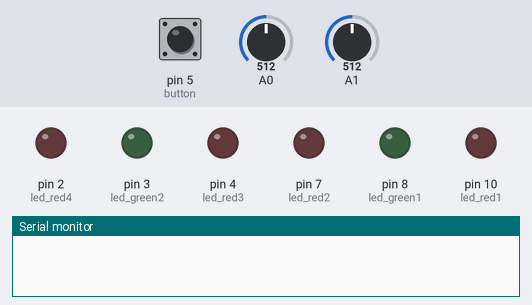
A sketch run on a simulated Arduino Uno, built with avr-gcc and run on an emulated ATmega328P. On the bench: output pins drawn as LEDs (lit = HIGH), the last lines printed to the serial monitor. Inputs (shaded band) come from the test bench; at power-on: pin 5 (button) LOW, A0 = 512, A1 = 512.

Above: at 2.6 s.
2.7 s: pin 5 (button) pulled HIGH for 2.15 s
At 4.3 s:
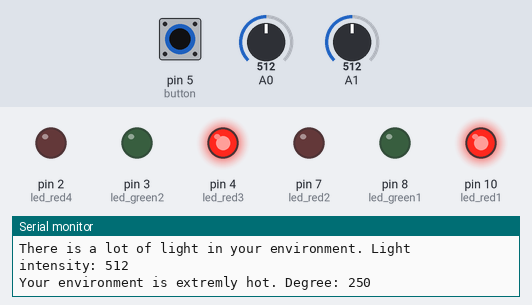
Timing chart, 0 to 7.0 s (numbered marks = the images above; inputs shaded):
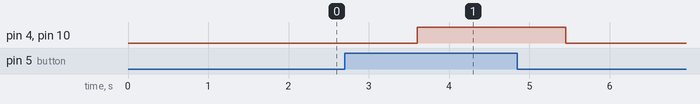

Measured:
- after the input at 2.7 s, pin 4 (led_red3), pin 10 (led_red1): LOW → HIGH after 0.90 s, → LOW 1.9 s later

The sketch:

arduinoproject.ino
```cpp
#include <math.h>
#define button 5
#define led_red1 10
#define led_green1 8
#define led_red2 7
#define led_red3 4
#define led_green2 3
#define led_red4 2


int button_situation = 0;

void setup() {
  Serial.begin(9600);
  pinMode(button, INPUT);
  pinMode(led_red1, OUTPUT);
  pinMode(led_green1, OUTPUT);
  pinMode(led_red2, OUTPUT);
  pinMode(led_red3, OUTPUT);
  pinMode(led_green2, OUTPUT);
  pinMode(led_red4, OUTPUT);
}


void loop() {

 button_situation = digitalRead(button);
 int temperature = analogRead(A0);
 temperature = temperature * 0.48828125;

  int light = analogRead(A1);


  if(button_situation == 1 and temperature >= 30 and light >= 400){
    digitalWrite(led_red1,HIGH);
    digitalWrite(led_green1,LOW);
    digitalWrite(led_red2,LOW);
    digitalWrite(led_red3,HIGH);
    digitalWrite(led_green2,LOW);
    digitalWrite(led_red4,LOW);
    Serial.print("There is a lot of light in your environment. Light intensity: ");
    Serial.println(light);
    Serial.print("Your environment is extremly hot. Degree: ");
    Serial.println(temperature);
  }
  else if(button_situation == 1 and temperature >= 30 and 170 < light < 400){
     digitalWrite(led_red1,HIGH);
     digitalWrite(led_green1,LOW);
     digitalWrite(led_red2,LOW);
     digitalWrite(led_red3,LOW);
     digitalWrite(led_green2,HIGH);
     digitalWrite(led_red4,LOW);
     Serial.print("Normal Light.  Light intensity: ");
     Serial.println(light);
    Serial.print("Your environment is extremly hot. Degree: ");
     Serial.println(temperature);

  }

  else if(button_situation == 1 and temperature >= 30 and light <= 170){
     digitalWrite(led_red1,HIGH);
     digitalWrite(led_green1,LOW);
     digitalWrite(led_red2,LOW);
    digitalWrite(led_red3,LOW);
    digitalWrite(led_green2,LOW);
    digitalWrite(led_red4,HIGH);
    Serial.print("PLEASE TURN ON THE LIGHTS!  Light intensity: ");
    Serial.println(light);
    Serial.print("Your environment is extremly hot. Degree: ");
     Serial.println(temperature);

  }

else if(button_situation == 1 and 17 < temperature < 30 and light >= 400){
     digitalWrite(led_red1,LOW);
     digitalWrite(led_green1,HIGH);
     digitalWrite(led_red2,LOW);
     digitalWrite(led_red3,HIGH);
    digitalWrite(led_green2,LOW);
    digitalWrite(led_red4,LOW);
    Serial.print("There is a lot of light in your environment. Light intensity: ");
       Serial.println(light);
     Serial.print("Normal Temperature. Degree: ");
      Serial.println(temperature);

}

else if(button_situation == 1 and 17 < temperature < 30 and 170 < light < 400){
       digitalWrite(led_red1,LOW);
     digitalWrite(led_green1,HIGH);
     digitalWrite(led_red2,LOW);
    digitalWrite(led_red3,LOW);
    digitalWrite(led_green2,HIGH);
    digitalWrite(led_red4,LOW);
    Serial.print("Normal Light.  Light intensity: ");
  Serial.println(light);
  Serial.print("Normal Temperature. Degree: ");
    Serial.println(temperature);
}


else if(button_situation == 1 and 17 < temperature < 30 and light <= 170){
       digitalWrite(led_red1,LOW);
     digitalWrite(led_green1,HIGH);
     digitalWrite(led_red2,LOW);
     digitalWrite(led_red3,LOW);
    digitalWrite(led_green2,LOW);
    digitalWrite(led_red4,HIGH);
       Serial.print("PLEASE TURN ON THE LIGHTS!  Light intensity: ");
    Serial.println(light);
      Serial.print("Normal Temperature. Degree: ");
       Serial.println(temperature);


}

else if(button_situation == 1 and temperature <= 17 and light >= 400){
 digitalWrite(led_red1,LOW);
    digitalWrite(led_green1,LOW);
    digitalWrite(led_red2,HIGH);
     digitalWrite(led_red3,HIGH);
    digitalWrite(led_green2,LOW);
    digitalWrite(led_red4,LOW);
    Serial.print("There is a lot of light in your environment. Light intensity: ");
    Serial.println(light);
    Serial.print("Your environment is cold. Degree: ");
        Serial.println(temperature);
}
 else if(button_situation == 1 and temperature <= 17 and 170 < light < 400){
 digitalWrite(led_red1,LOW);
    digitalWrite(led_green1,LOW);
    digitalWrite(led_red2,HIGH);
    digitalWrite(led_red3,LOW);
    digitalWrite(led_green2,HIGH);
    digitalWrite(led_red4,LOW);
    Serial.print("Normal Light.  Light intensity: ");
    Serial.println(light);
    Serial.print("Your environment is cold. Degree: ");
        Serial.println(temperature);
 }

else if(button_situation == 1 and temperature <= 17 and light <= 170){
   digitalWrite(led_red1,LOW);
    digitalWrite(led_green1,LOW);
    digitalWrite(led_red2,HIGH);
    digitalWrite(led_red3,LOW);
    digitalWrite(led_green2,LOW);
    digitalWrite(led_red4,HIGH);
    Serial.print("PLEASE TURN ON THE LIGHTS!  Light intensity: ");
    Serial.println(light);
    Serial.print("Your environment is cold. Degree: ");
    Serial.println(temperature);

}
else{
  digitalWrite(led_red1,LOW);
    digitalWrite(led_green1,LOW);
    digitalWrite(led_red2,LOW);
    digitalWrite(led_red3,LOW);
    digitalWrite(led_green2,LOW);
    digitalWrite(led_red4,LOW);

}

  delay(1800);
}
```
